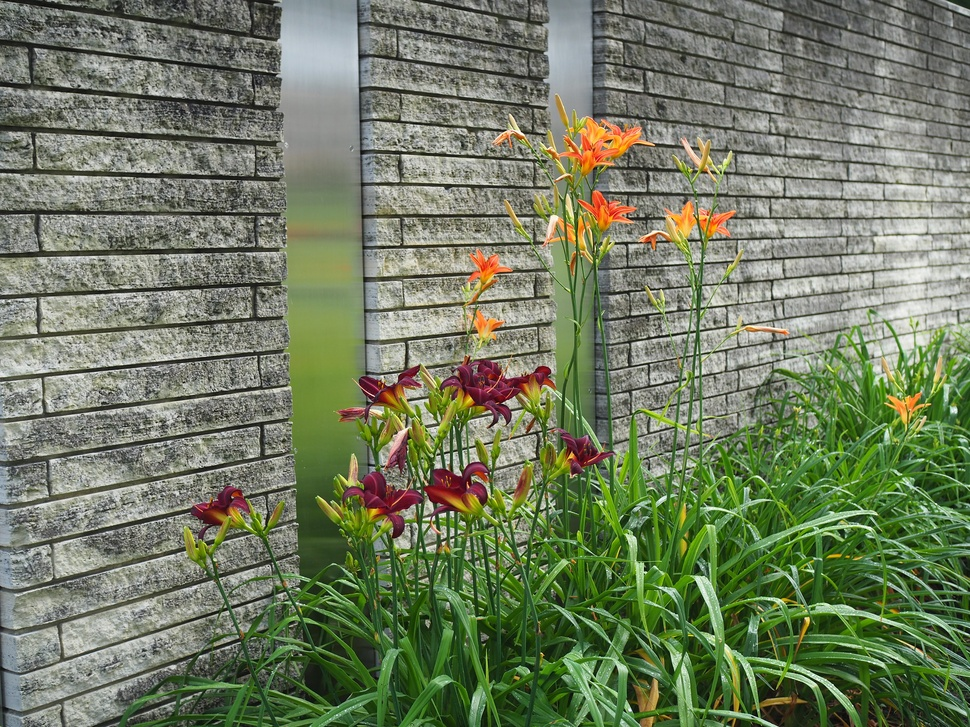
#> input picture CSC 355 Open Source Development/Week 1/images/flowers-wall.jpg, 970 x 727 px, shrunk from 2048 x 1536 before the run
$ python LearningContour.py
#> lines starting #> are read from the running program, lines starting #| are printed output that depends on the picture
#Nicholas Jonas
#10/16/2020
#Week 1 Assignment
#CSC355: Open Source Development
#The goal of this program is to use the Contour image filter and blend in
#the original image to make something like Leon described in class.
from PIL import Image, ImageFilter, ImageEnhance


def main():
    #Main function that creates the contour photo and the unique one.
    print("Hello World!")

    lady = Image.open("images/flowers-wall.jpg")
#> lady is the input picture: PIL image 970x727 RGB; mean R, G, B 113.5, 124.2, 97
    lady.reduce(2)
    ladyContour = lady.copy()
    ladyContour = ladyContour.filter(ImageFilter.CONTOUR) #Apply Contour filter
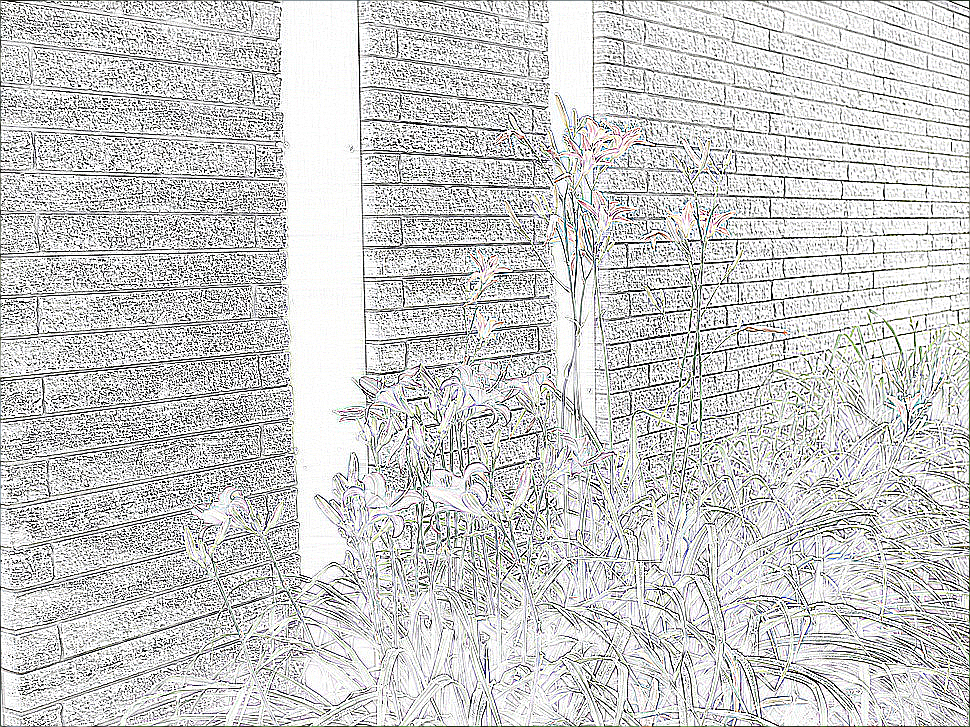
#> ladyContour: PIL image 970x727 RGB; mean R, G, B 204.5, 204.6, 204.2
    ladyContour.show()
    #ladyContour.save("PIL_Photos/LadyContour.jpg") #Save the Image to have

    enhancer = ImageEnhance.Color(lady)
    lady = enhancer.enhance(0.3) #take out some of the color
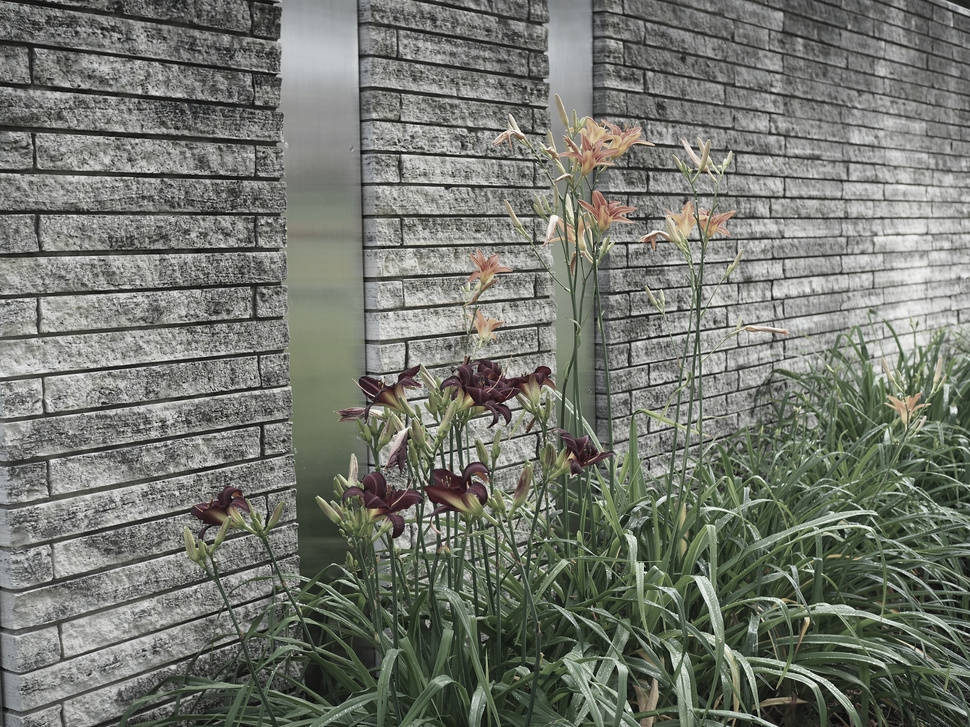
#> lady: PIL image 970x727 RGB; mean R, G, B 116.2, 119.3, 111.1
    #lady.show()

    lady = Image.blend(lady,ladyContour, 0.4) #blend the images together
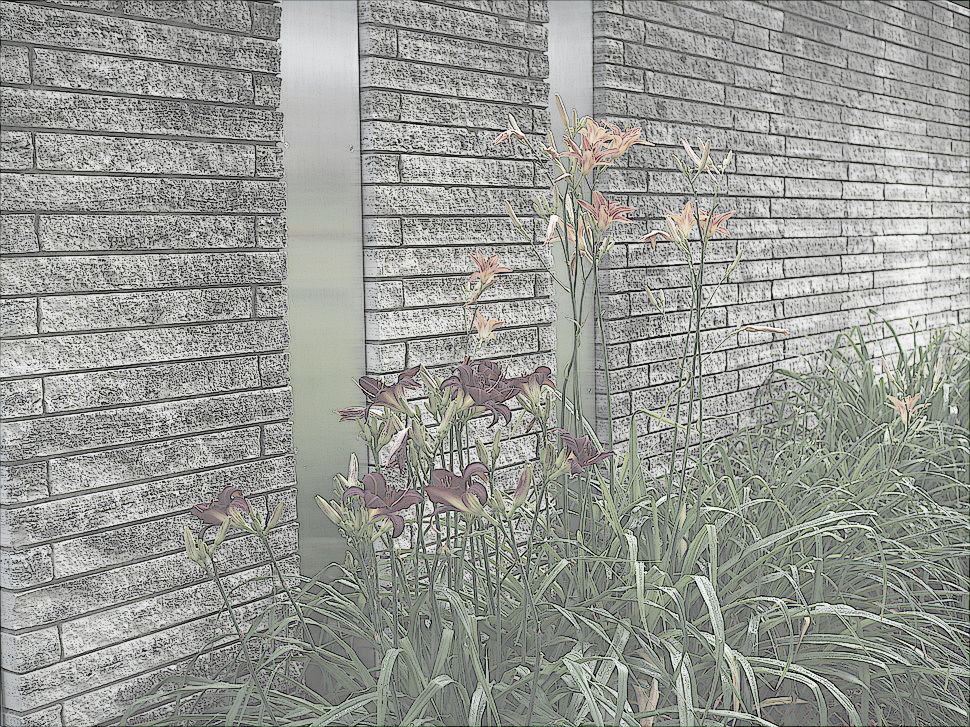
#> lady: PIL image 970x727 RGB; mean R, G, B 151.1, 153.1, 147.9
    lady.show()
    lady.save("PIL_Photos/watercolorFlowers.jpg")
#main


if __name__ == "__main__":
    main()
